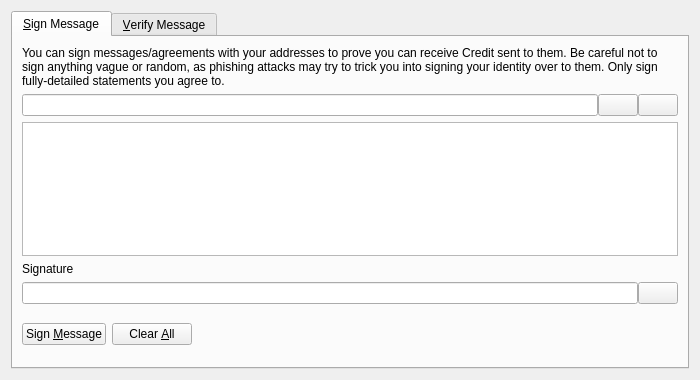
<?xml version="1.0" encoding="UTF-8"?>
<ui version="4.0">
 <class>SignVerifyMessageDialog</class>
 <widget class="QDialog" name="SignVerifyMessageDialog">
  <property name="geometry">
   <rect>
    <x>0</x>
    <y>0</y>
    <width>700</width>
    <height>380</height>
   </rect>
  </property>
  <property name="windowTitle">
   <string>Signatures - Sign / Verify a Message</string>
  </property>
  <property name="modal">
   <bool>true</bool>
  </property>
  <layout class="QVBoxLayout" name="verticalLayout">
   <item>
    <widget class="QTabWidget" name="tabWidget">
     <property name="currentIndex">
      <number>0</number>
     </property>
     <widget class="QWidget" name="tabSignMessage">
      <attribute name="title">
       <string>&amp;Sign Message</string>
      </attribute>
      <layout class="QVBoxLayout" name="verticalLayout_SM">
       <item>
        <widget class="QLabel" name="infoLabel_SM">
         <property name="text">
          <string>You can sign messages/agreements with your addresses to prove you can receive Credit sent to them. Be careful not to sign anything vague or random, as phishing attacks may try to trick you into signing your identity over to them. Only sign fully-detailed statements you agree to.</string>
         </property>
         <property name="textFormat">
          <enum>Qt::PlainText</enum>
         </property>
         <property name="wordWrap">
          <bool>true</bool>
         </property>
        </widget>
       </item>
       <item>
        <layout class="QHBoxLayout" name="horizontalLayout_1_SM">
         <property name="spacing">
          <number>0</number>
         </property>
         <item>
          <widget class="QValidatedLineEdit" name="addressIn_SM">
           <property name="toolTip">
            <string>The Credit address to sign the message with</string>
           </property>
          </widget>
         </item>
         <item>
          <widget class="QPushButton" name="addressBookButton_SM">
           <property name="toolTip">
            <string>Choose previously used address</string>
           </property>
           <property name="text">
            <string/>
           </property>
           <property name="shortcut">
            <string>Alt+A</string>
           </property>
           <property name="autoDefault">
            <bool>false</bool>
           </property>
          </widget>
         </item>
         <item>
          <widget class="QPushButton" name="pasteButton_SM">
           <property name="toolTip">
            <string>Paste address from clipboard</string>
           </property>
           <property name="text">
            <string/>
           </property>
           <property name="shortcut">
            <string>Alt+P</string>
           </property>
           <property name="autoDefault">
            <bool>false</bool>
           </property>
          </widget>
         </item>
        </layout>
       </item>
       <item>
        <widget class="QPlainTextEdit" name="messageIn_SM">
         <property name="toolTip">
          <string>Enter the message you want to sign here</string>
         </property>
        </widget>
       </item>
       <item>
        <widget class="QLabel" name="signatureLabel_SM">
         <property name="text">
          <string>Signature</string>
         </property>
         <property name="textFormat">
          <enum>Qt::PlainText</enum>
         </property>
        </widget>
       </item>
       <item>
        <layout class="QHBoxLayout" name="horizontalLayout_2_SM">
         <property name="spacing">
          <number>0</number>
         </property>
         <item>
          <widget class="QLineEdit" name="signatureOut_SM">
           <property name="font">
            <font>
             <italic>true</italic>
            </font>
           </property>
           <property name="readOnly">
            <bool>true</bool>
           </property>
          </widget>
         </item>
         <item>
          <widget class="QPushButton" name="copySignatureButton_SM">
           <property name="toolTip">
            <string>Copy the current signature to the system clipboard</string>
           </property>
           <property name="text">
            <string/>
           </property>
           <property name="autoDefault">
            <bool>false</bool>
           </property>
          </widget>
         </item>
        </layout>
       </item>
       <item>
        <layout class="QHBoxLayout" name="horizontalLayout_3_SM">
         <item>
          <widget class="QPushButton" name="signMessageButton_SM">
           <property name="toolTip">
            <string>Sign the message to prove you own this Credit address</string>
           </property>
           <property name="text">
            <string>Sign &amp;Message</string>
           </property>
           <property name="autoDefault">
            <bool>false</bool>
           </property>
          </widget>
         </item>
         <item>
          <widget class="QPushButton" name="clearButton_SM">
           <property name="toolTip">
            <string>Reset all sign message fields</string>
           </property>
           <property name="text">
            <string>Clear &amp;All</string>
           </property>
           <property name="autoDefault">
            <bool>false</bool>
           </property>
          </widget>
         </item>
         <item>
          <spacer name="horizontalSpacer_1_SM">
           <property name="orientation">
            <enum>Qt::Horizontal</enum>
           </property>
           <property name="sizeHint" stdset="0">
            <size>
             <width>40</width>
             <height>48</height>
            </size>
           </property>
          </spacer>
         </item>
         <item>
          <widget class="QLabel" name="statusLabel_SM">
           <property name="font">
            <font>
             <weight>75</weight>
             <bold>true</bold>
            </font>
           </property>
           <property name="text">
            <string/>
           </property>
           <property name="wordWrap">
            <bool>true</bool>
           </property>
          </widget>
         </item>
         <item>
          <spacer name="horizontalSpacer_2_SM">
           <property name="orientation">
            <enum>Qt::Horizontal</enum>
           </property>
           <property name="sizeHint" stdset="0">
            <size>
             <width>40</width>
             <height>48</height>
            </size>
           </property>
          </spacer>
         </item>
        </layout>
       </item>
      </layout>
     </widget>
     <widget class="QWidget" name="tabVerifyMessage">
      <attribute name="title">
       <string>&amp;Verify Message</string>
      </attribute>
      <layout class="QVBoxLayout" name="verticalLayout_VM">
       <item>
        <widget class="QLabel" name="infoLabel_VM">
         <property name="text">
          <string>Enter the receiver's address, message (ensure you copy line breaks, spaces, tabs, etc. exactly) and signature below to verify the message. Be careful not to read more into the signature than what is in the signed message itself, to avoid being tricked by a man-in-the-middle attack. Note that this only proves the signing party receives with the address, it cannot prove sendership of any transaction!</string>
         </property>
         <property name="textFormat">
          <enum>Qt::PlainText</enum>
         </property>
         <property name="alignment">
          <set>Qt::AlignLeading|Qt::AlignLeft|Qt::AlignTop</set>
         </property>
         <property name="wordWrap">
          <bool>true</bool>
         </property>
        </widget>
       </item>
       <item>
        <layout class="QHBoxLayout" name="horizontalLayout_1_VM">
         <property name="spacing">
          <number>0</number>
         </property>
         <item>
          <widget class="QValidatedLineEdit" name="addressIn_VM">
           <property name="toolTip">
            <string>The Credit address the message was signed with</string>
           </property>
          </widget>
         </item>
         <item>
          <widget class="QPushButton" name="addressBookButton_VM">
           <property name="toolTip">
            <string>Choose previously used address</string>
           </property>
           <property name="text">
            <string/>
           </property>
           <property name="shortcut">
            <string>Alt+A</string>
           </property>
           <property name="autoDefault">
            <bool>false</bool>
           </property>
          </widget>
         </item>
        </layout>
       </item>
       <item>
        <widget class="QPlainTextEdit" name="messageIn_VM"/>
       </item>
       <item>
        <widget class="QValidatedLineEdit" name="signatureIn_VM"/>
       </item>
       <item>
        <layout class="QHBoxLayout" name="horizontalLayout_2_VM">
         <item>
          <widget class="QPushButton" name="verifyMessageButton_VM">
           <property name="toolTip">
            <string>Verify the message to ensure it was signed with the specified Credit address</string>
           </property>
           <property name="text">
            <string>Verify &amp;Message</string>
           </property>
           <property name="autoDefault">
            <bool>false</bool>
           </property>
          </widget>
         </item>
         <item>
          <widget class="QPushButton" name="clearButton_VM">
           <property name="toolTip">
            <string>Reset all verify message fields</string>
           </property>
           <property name="text">
            <string>Clear &amp;All</string>
           </property>
           <property name="autoDefault">
            <bool>false</bool>
           </property>
          </widget>
         </item>
         <item>
          <spacer name="horizontalSpacer_1_VM">
           <property name="orientation">
            <enum>Qt::Horizontal</enum>
           </property>
           <property name="sizeHint" stdset="0">
            <size>
             <width>40</width>
             <height>48</height>
            </size>
           </property>
          </spacer>
         </item>
         <item>
          <widget class="QLabel" name="statusLabel_VM">
           <property name="font">
            <font>
             <weight>75</weight>
             <bold>true</bold>
            </font>
           </property>
           <property name="text">
            <string/>
           </property>
           <property name="wordWrap">
            <bool>true</bool>
           </property>
          </widget>
         </item>
         <item>
          <spacer name="horizontalSpacer_2_VM">
           <property name="orientation">
            <enum>Qt::Horizontal</enum>
           </property>
           <property name="sizeHint" stdset="0">
            <size>
             <width>40</width>
             <height>48</height>
            </size>
           </property>
          </spacer>
         </item>
        </layout>
       </item>
      </layout>
     </widget>
    </widget>
   </item>
  </layout>
 </widget>
 <customwidgets>
  <customwidget>
   <class>QValidatedLineEdit</class>
   <extends>QLineEdit</extends>
   <header>qvalidatedlineedit.h</header>
  </customwidget>
 </customwidgets>
 <resources>
  <include location="../credit.qrc"/>
 </resources>
 <connections/>
</ui>
